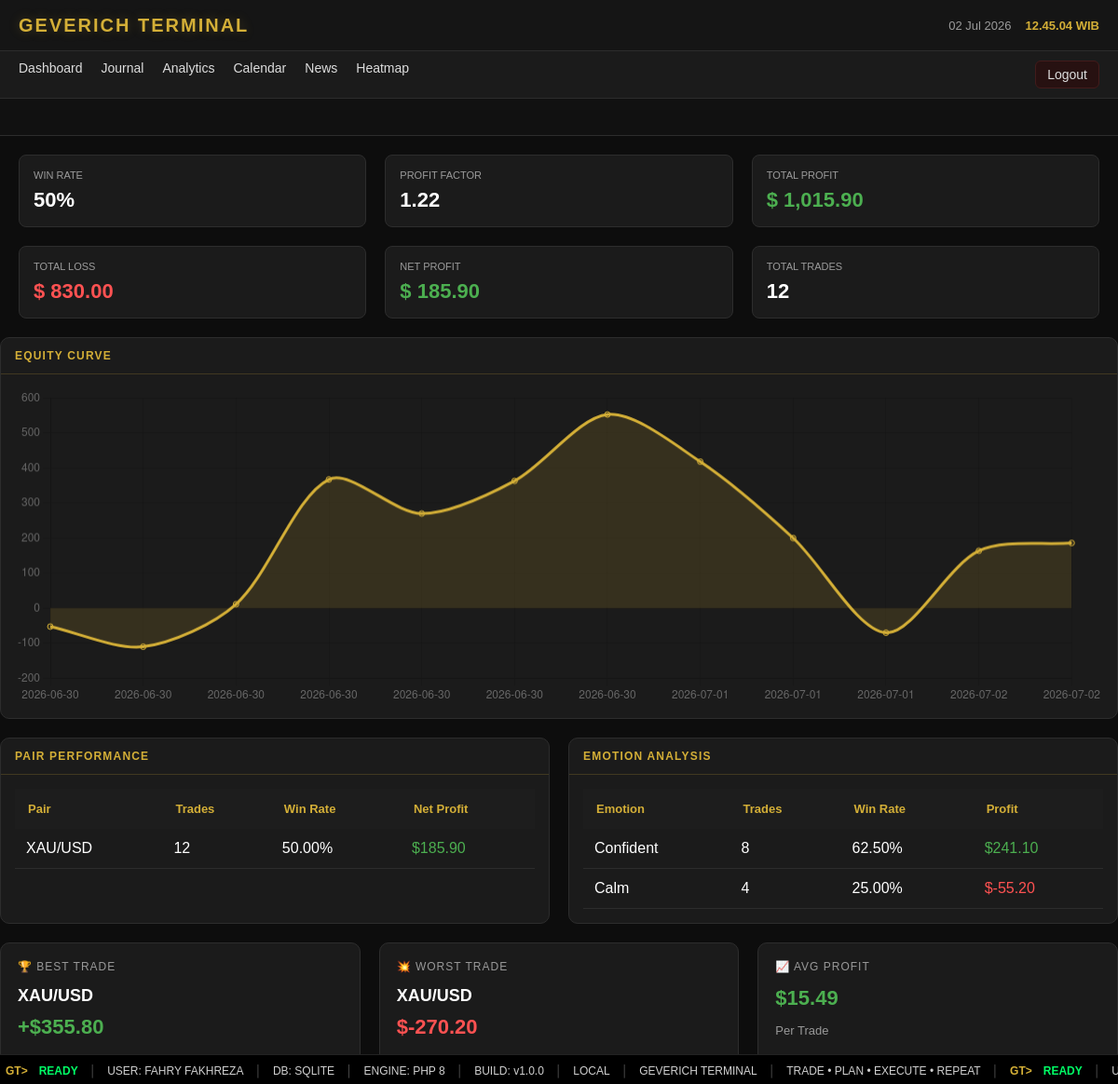
Screenshot of /index.php?page=analytics (signed in) with the database file from the repository.
### tables this page shows
CREATE TABLE trades (

id INTEGER PRIMARY KEY AUTOINCREMENT,

tanggal TEXT NOT NULL,

pair TEXT NOT NULL,

direction TEXT NOT NULL,

entry_price REAL NOT NULL,

sl REAL,

tp REAL,

exit_price REAL,

lot REAL,

profit_usd REAL DEFAULT 0,

hasil TEXT,

emotion TEXT,

note TEXT,

created_at DATETIME DEFAULT CURRENT_TIMESTAMP

, user_id INTEGER DEFAULT 1);

### pages/analytics.php (the view, shortened to what this page needs)
<?php
$db = getDB();
$sql = "
SELECT
COUNT(*) totalTrades,
SUM(CASE WHEN hasil='WIN' THEN 1 ELSE 0 END) wins,
SUM(CASE WHEN hasil='LOSS' THEN 1 ELSE 0 END) losses,
SUM(CASE WHEN profit_usd>0 THEN profit_usd ELSE 0 END) totalProfit,
SUM(CASE WHEN profit_usd<0 THEN ABS(profit_usd) ELSE 0 END) totalLoss,
SUM(profit_usd) netProfit
FROM trades
";
$stats = $db->query($sql)->fetch(PDO::FETCH_ASSOC);
$totalTrades = (int)$stats['totalTrades'];
$wins = (int)$stats['wins'];
$winRate = $totalTrades
? round($wins/$totalTrades*100,2)
:0;
$totalProfit = $stats['totalProfit'] ?? 0;
$totalLoss = $stats['totalLoss'] ?? 0;
$netProfit = $stats['netProfit'] ?? 0;
$profitFactor = $totalLoss>0
? round($totalProfit/$totalLoss,2)
:0;
$stmt = $db->query("
SELECT
tanggal,
profit_usd
FROM trades
ORDER BY tanggal ASC, id ASC
");
$rows = $stmt->fetchAll(PDO::FETCH_ASSOC);
$labels = [];
$equity = [];
$total = 0;
foreach($rows as $row){
    $total += (float)$row['profit_usd'];
    $labels[] = $row['tanggal'];
    $equity[] = $total;
}
$pairStats = $db->query("
SELECT
pair,
COUNT(*) total_trade,
SUM(CASE WHEN hasil='WIN' THEN 1 ELSE 0 END) win_trade,
SUM(profit_usd) net_profit
FROM trades
GROUP BY pair
ORDER BY net_profit DESC
")->fetchAll(PDO::FETCH_ASSOC);
$emotionStats = $db->query("
SELECT
emotion,
COUNT(*) total_trade,
SUM(CASE WHEN hasil='WIN' THEN 1 ELSE 0 END) win_trade,
SUM(profit_usd) net_profit
FROM trades
WHERE emotion IS NOT NULL
AND emotion <> ''
GROUP BY emotion
ORDER BY net_profit DESC
")->fetchAll(PDO::FETCH_ASSOC);
$bestTrade = $db->query("
SELECT *
FROM trades
ORDER BY profit_usd DESC
LIMIT 1
")->fetch(PDO::FETCH_ASSOC);
$worstTrade = $db->query("
SELECT *
FROM trades
ORDER BY profit_usd ASC
LIMIT 1
")->fetch(PDO::FETCH_ASSOC);
$avgProfit = $db->query("
SELECT AVG(profit_usd) AS avg_profit
FROM trades
")->fetch(PDO::FETCH_ASSOC);
?>
<div class="analytics-grid">
<div class="stat-card">
<div class="stat-title">
WIN RATE
</div>
<div class="stat-value">
<?= $winRate ?>%
</div>
</div>
<div class="stat-card">
<div class="stat-title">
PROFIT FACTOR
</div>
<div class="stat-value">
<?= $profitFactor ?>
</div>
</div>
<div class="stat-card">
<div class="stat-title">
TOTAL PROFIT
</div>
<div class="stat-value profit">
$
<?= number_format($totalProfit,2) ?>
</div>
</div>
<div class="stat-card">
<div class="stat-title">
TOTAL LOSS
</div>
<div class="stat-value loss">
$
<?= number_format($totalLoss,2) ?>
</div>
</div>
<div class="stat-card">
<div class="stat-title">
NET PROFIT
</div>
<div class="stat-value <?= $netProfit>=0?'profit':'loss' ?>">
$
<?= number_format($netProfit,2) ?>
</div>
</div>
<div class="stat-card">
<div class="stat-title">
TOTAL TRADES
</div>
<div class="stat-value">
<?= $totalTrades ?>
</div>
</div>
</div>
<div class="card">
    <div class="panel-title">
        EQUITY CURVE
    </div>
    <div class="panel-content">
       <canvas id="equityChart"height="87"></canvas>
    </div>
</div>
<div class="analytics-bottom">
  <div class="card">
    <div class="panel-title">
        PAIR PERFORMANCE
    </div>
    <div class="panel-content">
        <table class="trade-table">
            <thead>
                <tr>
                    <th>Pair</th>
                    <th>Trades</th>
                    <th>Win Rate</th>
                    <th>Net Profit</th>
                </tr>
            </thead>
            <tbody>
            <?php foreach($pairStats as $pair): ?>
            <?php
            $winRatePair = $pair['total_trade'] > 0
                ? ($pair['win_trade'] / $pair['total_trade']) * 100
                : 0;
            ?>
            <tr>
                <td><?= htmlspecialchars($pair['pair']) ?></td>
                <td><?= $pair['total_trade'] ?></td>
                <td><?= number_format($winRatePair,2) ?>%</td>
                <td>
                    <span style="color:<?= $pair['net_profit'] >= 0 ? '#4caf50' : '#ff5252' ?>">
                        $<?= number_format($pair['net_profit'],2) ?>
                    </span>
                </td>
            </tr>
            <?php endforeach; ?>
            </tbody>
        </table>
    </div>
</div>
  <div class="card">
    <div class="panel-title">
        EMOTION ANALYSIS
    </div>
    <div class="panel-content">
        <table class="trade-table">
            <thead>
                <tr>
                    <th>Emotion</th>
                    <th>Trades</th>
                    <th>Win Rate</th>
                    <th>Profit</th>
                </tr>
            </thead>
            <tbody>
            <?php foreach($emotionStats as $emotion): ?>
            <?php
            $winRateEmotion = $emotion['total_trade'] > 0
                ? ($emotion['win_trade'] / $emotion['total_trade']) * 100
                : 0;
            ?>
            <tr>
                <td><?= htmlspecialchars($emotion['emotion']) ?></td>
                <td><?= $emotion['total_trade'] ?></td>
                <td><?= number_format($winRateEmotion,2) ?>%</td>
                <td>
                    <span style="color:<?= $emotion['net_profit'] >= 0 ? '#4caf50' : '#ff5252' ?>">
                        $<?= number_format($emotion['net_profit'],2) ?>
                    </span>
                </td>
            </tr>
            <?php endforeach; ?>
            </tbody>
        </table>
    </div>
</div>
</div>
<div class="mini-widgets">
<?php if($bestTrade): ?>
<div class="mini-card">
    <div class="mini-title">
        🏆 BEST TRADE
    </div>
    <div class="mini-pair">
        <?= htmlspecialchars($bestTrade['pair']) ?>
    </div>
    <div class="mini-profit profit">
        +$<?= number_format((float)$bestTrade['profit_usd'],2) ?>
    </div>
    <div class="mini-bottom">
    </div>
</div>
<?php endif; ?>
<?php if($worstTrade): ?>
<div class="mini-card">
    <div class="mini-title">
        💥 WORST TRADE
    </div>
    <div class="mini-pair">
        <?= htmlspecialchars($worstTrade['pair']) ?>
    </div>
    <div class="mini-profit loss">
        $<?= number_format((float)$worstTrade['profit_usd'],2) ?>
    </div>
    <div class="mini-bottom">
    </div>
</div>
<?php endif; ?>
<div class="mini-card">
    <div class="mini-title">
        📈 AVG PROFIT
    </div>
    <div class="mini-profit <?= $avgProfit['avg_profit'] >= 0 ? 'profit' : 'loss' ?>">
        $<?= number_format((float)$avgProfit['avg_profit'],2) ?>
    </div>
    <div class="mini-bottom">
        Per Trade
    </div>
</div>
</div>
<script>
const ctx = document.getElementById("equityChart");
new Chart(ctx,{
    type:"line",
    data:{
        labels:<?= json_encode($labels) ?>,
        datasets:[{
            label:"Equity",
            data:<?= json_encode($equity) ?>,
            borderColor:"#d4af37",
            backgroundColor:"rgba(212,175,55,.15)",
            fill:true,
            tension:.3
        }]
    },
    options:{
        responsive:true,
        plugins:{
            legend:{
                display:false
            }
        }
    }
});
</script>

### assets/css/style.css (style rules this page uses)
html, body { height: 100%; -webkit-font-smoothing: antialiased; -moz-osx-font-smoothing: grayscale; }
body { background: radial-gradient(circle at top, #111 0%, #0d0d0d 60%); color: var(--text); }
:root { --gold:#d4af37; --bg:#0d0d0d; --bg-panel:#151515; --bg-card:#1b1b1b; --border:#2d2d2d; --text:#ffffff; --text-muted:#9b9b9b; --gold-glow: rgba(212, 175, 55, 0.25); }
* { margin:0; padding:0; box-sizing:border-box; font-family:Arial, sans-serif; }
body { background:var(--bg); color:var(--text); padding-bottom:32px; }
.stat-card { background:var(--bg-card); border:1px solid var(--border); padding:15px; border-radius:8px; }
.stat-title { font-size:11px; color:var(--text-muted); text-transform:uppercase; }
.stat-value { font-size:22px; font-weight:bold; margin-top:8px; }
.profit { color:#4caf50; }
.loss { color:#ff5252; }
.card { background:var(--bg-card); border:1px solid var(--border); border-radius:10px; overflow:hidden; }
.panel-title { padding:12px 15px; border-bottom:1px solid var(--border); color:var(--gold); font-weight:bold; font-size:12px; border-bottom: 1px solid rgba(212, 175, 55, 0.2); letter-spacing: 1.2px; }
.panel-content { padding:15px; }
.trade-table { width:100%; border-collapse:collapse; }
.trade-table th { background:#1d1d1d; color:var(--gold); padding:14px; font-size:13px; text-align:left; }
.trade-table td { padding:12px; border-bottom:1px solid #2c2c2c; }
.analytics-grid { display:grid; grid-template-columns:repeat(3,1fr); gap:20px; margin:20px; }
.analytics-bottom { display:grid; grid-template-columns:1fr 1fr; gap:20px; margin-top:20px; }
.mini-widgets { display:grid; grid-template-columns:repeat(3,1fr); gap:20px; margin-top:20px; }
.mini-card { background:var(--bg-card); border:1px solid var(--border); border-radius:10px; padding:18px; }
.mini-title { font-size:12px; color:#999; margin-bottom:14px; letter-spacing:1px; }
.mini-pair { font-size:18px; font-weight:bold; }
.mini-profit { margin-top:10px; font-size:22px; font-weight:bold; }
.mini-bottom { margin-top:14px; color:#999; font-size:13px; }

### rows the page displays
trades: pair "XAU/USD", profit_usd "355.80"
trades: pair "XAU/USD", profit_usd "-270.20"

### other values shown
$winRate "50"
$profitFactor "1.22"
$totalProfit "1,015.90"
$totalLoss "830.00"
$netProfit "185.90"
$totalTrades "12"
$pair['pair'] "XAU/USD"
$pair['total_trade'] "12"
$winRatePair "50.00"
$pair['net_profit'] "185.90"
$emotion['emotion'] "Confident"
$emotion['total_trade'] "8"
$winRateEmotion "62.50"
$emotion['net_profit'] "241.10"
$emotion['emotion'] "Calm"
